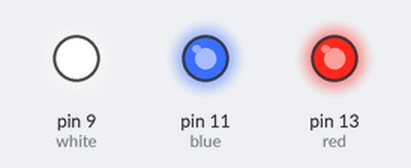
This sketch was run on a simulated Arduino Uno, built with avr-gcc and run on an emulated ATmega328P. Parts: output pins drawn as LEDs (lit = HIGH).

Above: at 0.05 s.
At 7.15 s:
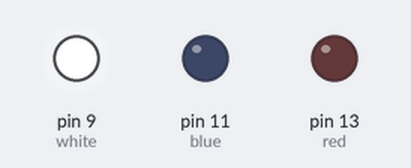
At 14.35 s:
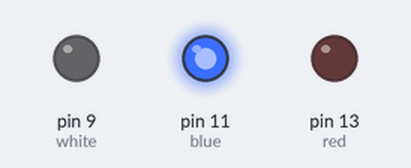
At 21.05 s:
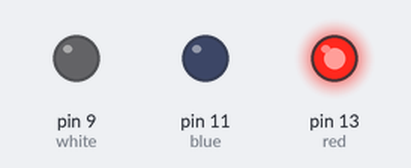
At 24.35 s:
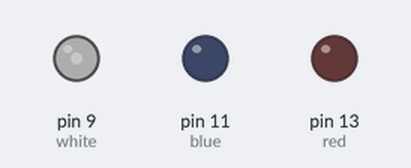
At 28.75 s:
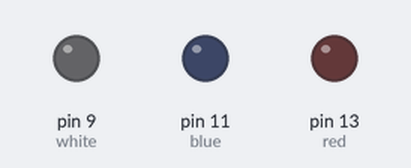
Timing chart, 0 to 37.5 s (numbered marks = the images above):
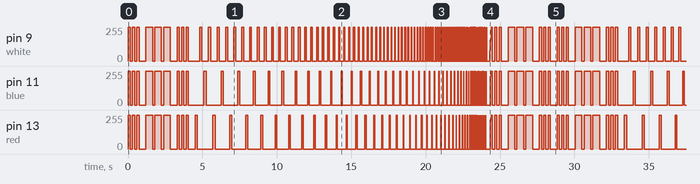

Measured:
- by itself, pin 9 (white), pin 11 (blue), pin 13 (red): moves between 0/255 and 255/255, repeating every 28.8 s

The sketch:

sos.ino
```cpp
int red = 13;
int blue = 11;
int white = 9;
int unit = 150;

void setup() {
  // put your setup code here, to run once:
pinMode(13, OUTPUT);
pinMode(11, OUTPUT);
pinMode(9, OUTPUT);

}

void loop() {
  // put your main code here, to run repeatedly:


int c = red;
blink(1, unit);
blink(3, unit);
blink(1, unit);
delay(6);


  unit = 150;
for (int i = 0; i <100; i++){
  digitalWrite(red, HIGH);
  delay(unit*1);

  digitalWrite(c, LOW);
    delay(unit*1);

    digitalWrite(white, HIGH);
  delay(unit*1);

  digitalWrite(white, LOW);
    delay(unit*1);

    digitalWrite(blue, HIGH);
  delay(unit*1);

  digitalWrite(blue, LOW);
    delay(unit*1);

    digitalWrite(white, HIGH);
  delay(unit*1);

  digitalWrite(white, LOW);
    delay(unit*1);

 unit = unit*.95;

}

unit = 150;
c = red;
blink(1, unit);
blink(3, unit);
blink(1, unit);
delay(6);
}

void blink(int f, int unit){
for (int i = 0; i <3; i++){
  digitalWrite(red, HIGH);
  digitalWrite(blue, HIGH);
  digitalWrite(white, HIGH);
  delay(unit*f);

  digitalWrite(red, LOW);
    digitalWrite(blue, LOW);
    digitalWrite(white, LOW);
    delay(unit*1);

}
  delay(unit*2);
}
```
